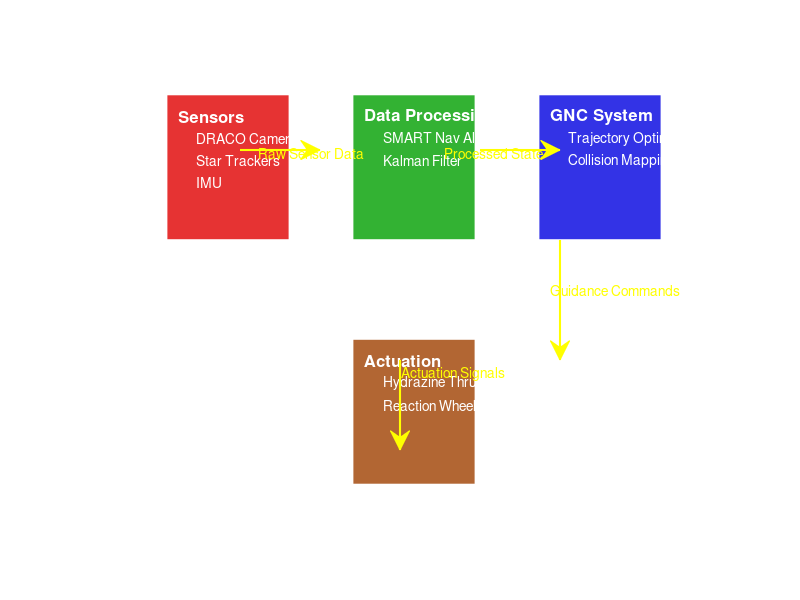

MATLAB code for this plot:
function drawDARTNavArchitecture()
    % Initialize figure
    fig = figure('Color', 'k', 'Position', [100 100 1400 800]);
    axis off; hold on;
    
    % Define NASA-style blocks
    blocks = {
        [0.1 0.6 0.2 0.3], 'Sensors', {'DRACO Camera', 'Star Trackers', 'IMU'}, [0.9 0.2 0.2];
        [0.4 0.6 0.2 0.3], 'Data Processing', {'SMART Nav Algorithms', 'Kalman Filter'}, [0.2 0.7 0.2];
        [0.7 0.6 0.2 0.3], 'GNC System', {'Trajectory Optimization', 'Collision Mapping'}, [0.2 0.2 0.9];
        [0.4 0.1 0.2 0.3], 'Actuation', {'Hydrazine Thrusters', 'Reaction Wheels'}, [0.7 0.4 0.2];
    };
    
    % Draw blocks
    for i = 1:size(blocks,1)
        pos = blocks{i,1};
        color = blocks{i,4};
        % Block
        rectangle('Position', pos, 'FaceColor', color, 'EdgeColor', 'w', 'LineWidth', 2);
        % Title
        text(pos(1)+0.02, pos(2)+pos(4)*0.85, blocks{i,2}, ...
            'Color', 'w', 'FontSize', 12, 'FontWeight', 'bold');
        % Components
        for j = 1:length(blocks{i,3})
            text(pos(1)+0.05, pos(2)+pos(4)*(0.7 - 0.15*(j-1)), ...
                blocks{i,3}{j}, 'Color', 'w', 'FontSize', 10);
        end
    end
    
    % Draw data flow
    annotation('arrow', [0.3 0.4], [0.75 0.75], 'Color', 'y', 'LineWidth', 1.5);
    annotation('arrow', [0.6 0.7], [0.75 0.75], 'Color', 'y', 'LineWidth', 1.5);
    annotation('arrow', [0.7 0.7], [0.6 0.4], 'Color', 'y', 'LineWidth', 1.5);
    annotation('arrow', [0.5 0.5], [0.4 0.25], 'Color', 'y', 'LineWidth', 1.5);
    
    % Labels
    text(0.25, 0.78, 'Raw Sensor Data', 'Color', 'y', 'FontSize', 10);
    text(0.55, 0.78, 'Processed State', 'Color', 'y', 'FontSize', 10);
    text(0.72, 0.5, 'Guidance Commands', 'Color', 'y', 'FontSize', 10);
    text(0.48, 0.33, 'Actuation Signals', 'Color', 'y', 'FontSize', 10);
    
    % Title
    title('DART Autonomous Navigation (Final Approach)', 'Color', 'w', 'FontSize', 16);
end
